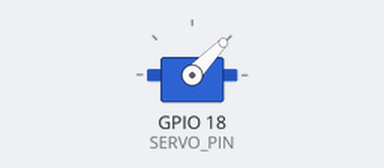
Simulated run of this program. Board: Raspberry Pi (BCM pin numbers). Parts: servo. Servo angles are drawn from the pulse width (0.5 ms = 0°, 2.5 ms = 180°); what the program prints to the terminal is not drawn.

Above: at 1.05 s.
At 2.2 s:
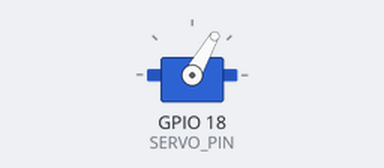
At 3.7 s:
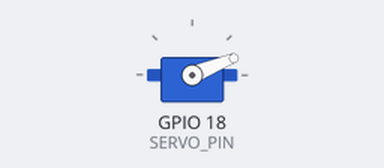
At 4.15 s:
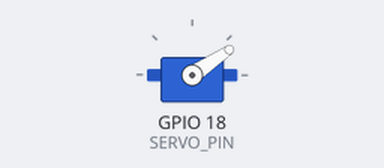
Timing chart, 0 to 9.3 s (numbered marks = the images above):
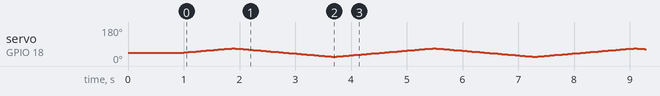

The program:

servo_control_test.py
```python
#test servo motor
import RPi.GPIO as GPIO
import time

# Configuration
SERVO_PIN = 18  # GPIO pin connected to the servo's signal wire (change if needed)
FREQUENCY = 50  # PWM frequency in Hz (standard for most servos)
CENTER_ANGLE = -90  # Starting and center position (user-defined angle)
MIN_ANGLE = CENTER_ANGLE-45  # Minimum allowed angle (degrees)
MAX_ANGLE = CENTER_ANGLE+45  # Maximum allowed angle (degrees)
STEP_DELAY = 0.02  # Delay between angle steps for slow movement (seconds)
STEP_SIZE = 1  # Angle increment per step for smooth motion

# Servo duty cycle calculation (assuming standard servo: 0° at ~5% duty, 180° at ~10% duty)
# Internal servo angles are mapped: user 0° -> servo 90°, user -30° -> servo 60°, user 30° -> servo 120°
def calculate_duty_cycle(user_angle):
    servo_angle = 90 + user_angle  # Map user angle (-30 to 30) to servo angle (60 to 120)
    duty = 5 + (servo_angle / 36)  # Formula for duty cycle
    return duty

# Function to set the servo angle with bounds checking
def set_angle(pwm, angle):
    if angle < MIN_ANGLE:
        angle = MIN_ANGLE
        print(f"Angle clamped to minimum: {MIN_ANGLE}°")
    elif angle > MAX_ANGLE:
        angle = MAX_ANGLE
        print(f"Angle clamped to maximum: {MAX_ANGLE}°")

    duty = calculate_duty_cycle(angle)
    pwm.ChangeDutyCycle(duty)

# Main script
try:
    # Setup GPIO
    GPIO.setmode(GPIO.BCM)
    GPIO.setup(SERVO_PIN, GPIO.OUT)
    pwm = GPIO.PWM(SERVO_PIN, FREQUENCY)
    pwm.start(0)  # Start PWM with 0 duty cycle

    # Always start at the center position
    print(f"Initializing servo to center position: {CENTER_ANGLE}°")
    set_angle(pwm, CENTER_ANGLE)
    time.sleep(1)  # Give time for servo to reach position

    # Test loop: slowly oscillate back and forth between MIN_ANGLE and MAX_ANGLE
    print("Starting test: slowly moving back and forth. Press Ctrl+C to stop.")
    current_angle = CENTER_ANGLE
    while True:
        # Slowly move to MAX_ANGLE
        for target in range(current_angle + STEP_SIZE, MAX_ANGLE + 1, STEP_SIZE):
            set_angle(pwm, target)
            time.sleep(STEP_DELAY)
        current_angle = MAX_ANGLE

        # Slowly move to MIN_ANGLE
        for target in range(current_angle - STEP_SIZE, MIN_ANGLE - 1, -STEP_SIZE):
            set_angle(pwm, target)
            time.sleep(STEP_DELAY)
        current_angle = MIN_ANGLE

except KeyboardInterrupt:
    print("Test stopped by user.")

finally:
    # Cleanup
    pwm.stop()
    GPIO.cleanup()
    print("GPIO cleaned up.")
```
